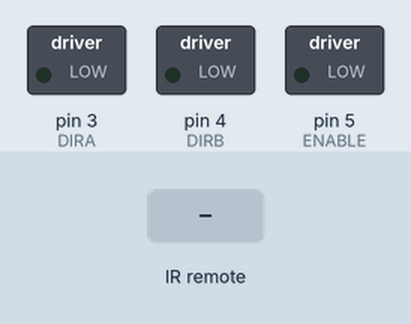
A sketch run on a simulated Arduino Uno, built with avr-gcc and run on an emulated ATmega328P. Shown: switched loads named in the sketch (green lamp = pin HIGH). The test bench sets the inputs (shaded band).

Above: at 1.2 s.
1.3 s: infrared code 0xFFA25D received
At 1.9 s:
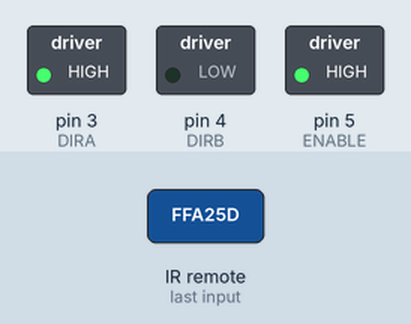
2.8 s: infrared code 0xFFE21D received
At 3.1 s:
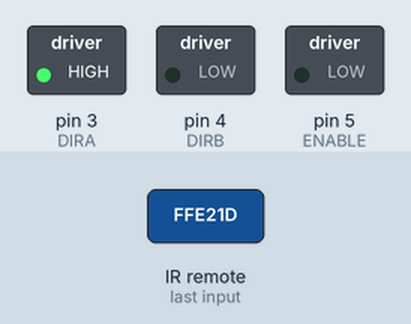
Timing chart, 0 to 5.8 s (numbered marks = the images above; inputs shaded):
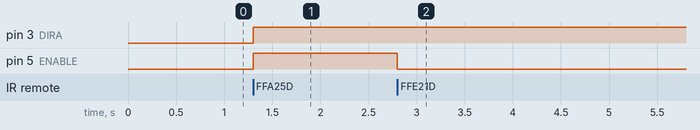

The sketch:

ShipControllerV1.ino
```cpp
 /************************
ShipController V1 Prototype
Use a L293D chip and an IR receiver
Programmed by Haoyang.Li in 11/02/2020
************************/
#include "IRremote.h"

#define ENABLE 5 // Define the pins of the motor
#define DIRA 3
#define DIRB 4

int receiver = 11; // Set signal Pin of IR receiver as Digital Pin 11

/*--- Declare objects ---*/
IRrecv irrecv(receiver);    // create instance of 'irrecv'
decode_results results;     // create instance of 'decode_results'

void setup() {
  //---set pin direction
  pinMode(ENABLE,OUTPUT);
  pinMode(DIRA,OUTPUT);
  pinMode(DIRB,OUTPUT);
  Serial.begin(9600);
  irrecv.enableIRIn(); // Start the receiver

}

void loop()
{
  if (irrecv.decode(&results))// if receives an IR signal
  {
    switch(results.value)
    {
      case 0xFFA25D: // Power button pressed
      digitalWrite(ENABLE,HIGH);
      digitalWrite(DIRA,HIGH); //one way
      digitalWrite(DIRB,LOW);
      delay(500);
      break;
      //case 0xFF22DD: // |<< button pressed

      //case 0xFFC23D: // >>| button pressed

      case 0xFFE21D: // FUNC/STOP pressed
      digitalWrite(ENABLE,LOW);
      delay(500);
      break;
    }
    delay(500); // Do not get immediate repeat
    irrecv.resume(); // receive the next value
    digitalWrite(11, LOW); //reset the IR signal
  }
}
```

Measured:
- after the input at 1.3 s, pin 3 (DIRA), pin 5 (ENABLE): LOW → HIGH at once
- after the input at 2.8 s, pin 5 (ENABLE): HIGH → LOW at once
